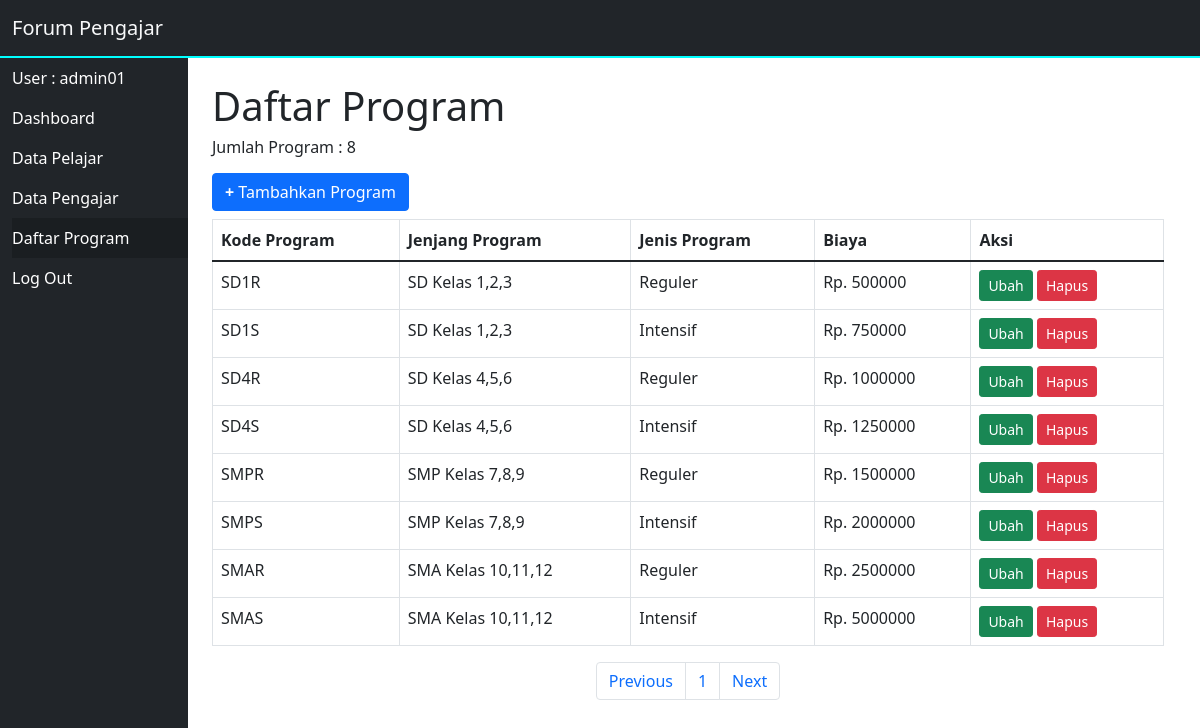
The app's page /public/program/program-list.php (signed in) with its own data.
### tables this page shows
CREATE TABLE `tb_daftar_program` (
  `kode_program` varchar(4) NOT NULL,
  `jenjang_program` varchar(30) DEFAULT NULL,
  `jenis_program` varchar(20) DEFAULT NULL,
  `biaya` int DEFAULT NULL
);

### public/program/program-list.php (the view, shortened to what this page needs)
<?php
    include '../../config.php';
?>
<!DOCTYPE html>
<html lang="en">
<head>
    <link href="https://cdn.jsdelivr.net/npm/bootstrap@5.1.3/dist/css/bootstrap.min.css" rel="stylesheet">
</head>
<body>
    <nav class="navbar navbar-light bg-dark" style="border-bottom: solid cyan 2px;">
        <div class="container-fluid">
            <a class="navbar-brand text-light" href="../index.php">Forum Pengajar</a>
        </div>
    </nav>
    <div class="container-fluid p-0" style="height:100%;">
        <div class="row w-100" style="height:100%;">
            <div class="col p-0" style="display:flex; flex-direction:column;">
                <div class="container-fluid bg-dark pe-0 text-left" style="flex:1; height:100%;">
                    <a href="" type="button" class="btn-dark w-100 py-2 text-decoration-none">User : <?php echo $_SESSION['username']; ?></a>
                    <a href="../../index.php" type="button" class="btn-dark w-100 py-2 text-decoration-none">Dashboard</a>
                    <a href="../pelajar/pelajar-list.php" type="button" class="btn-dark w-100 py-2 text-decoration-none">Data Pelajar</a>
                    <a href="../pengajar/pengajar-list.php" type="button" class="btn-dark w-100 py-2 text-decoration-none">Data Pengajar</a>
                    <a href="../program/program-list.php" type="button" class="btn-dark w-100 py-2 text-decoration-none active">Daftar Program</a>
                    <a href="../../logout.php" type="button" class="btn-dark w-100 py-2 text-decoration-none">Log Out</a>
                </div>
            </div>
            <div class="col-10 p-0">
                <div class="container mt-4">
                    <h1>Daftar Program</h1>
                    <?php
                        $queryCount = "SELECT COUNT(kode_program) FROM tb_daftar_program;";
                        $sqlCount = $conn->query($queryCount);
                    ?>
                    <h6 class="mb-3">Jumlah Program : <?php while($resultCount = mysqli_fetch_array($sqlCount)){ echo $resultCount['COUNT(kode_program)']; }?> </h6>
                    <a href="program-kelola.php" type="button" class="btn btn-primary"><b>+</b> Tambahkan Program</a>
                    <div class="table-responsive mt-2">
                        <table class="table table-bordered table-hover">
                            <thead>
                                <tr>
                                    <th>Kode Program</th>
                                    <th>Jenjang Program</th>
                                    <th>Jenis Program</th>
                                    <th>Biaya</th>
                                    <th>Aksi</th>
                                </tr>
                            </thead>
                            <tbody>
                                <?php
                                    $batas = 10;
                                    $halaman = isset($_GET['halaman'])?(int)$_GET['halaman'] : 1;
                                    $halaman_awal = ($halaman>1) ? ($halaman * $batas) - $batas : 0;
                                    $previous = $halaman - 1;
                                    $next = $halaman + 1;
                                    $data = mysqli_query($conn,"SELECT * FROM tb_daftar_program ORDER BY biaya ASC");
                                    $jumlah_data = mysqli_num_rows($data);
                                    $total_halaman = ceil($jumlah_data / $batas);
                                    $data_program = mysqli_query($conn,"SELECT * FROM tb_daftar_program ORDER BY biaya ASC limit $halaman_awal, $batas");
                                    while ($result = mysqli_fetch_assoc($data_program)){
                                ?>
                                <tr>
                                    <td><?php echo $result['kode_program']; ?></td>
                                    <td><?php echo $result['jenjang_program']; ?></td>
                                    <td><?php echo $result['jenis_program']; ?></td>
                                    <td>Rp. <?php echo $result['biaya']; ?></td>
                                    <td>
                                        <a href="program-kelola.php?ubah=<?php echo $result['kode_program'];?>" type="button" class="btn btn-sm btn-success">
                                            Ubah
                                        </a>
                                        <a href="../../controllers/program-proses.php?hapus=<?php echo $result['kode_program']; ?>" type="button" class="btn btn-sm btn-danger" onClick="return confirm('yakin nih?');">Hapus</a>
                                    </td>
                                </tr>
                                <?php
                                    }
                                ?>
                            </tbody>
                        </table>
                        <nav>
                            <ul class="pagination justify-content-center">
                                <li class="page-item">
                                    <a class="page-link" <?php if($halaman > 1){ echo "href='?halaman=$previous'"; } ?>>Previous</a>
                                </li>
                                <?php
                                for($x=1;$x<=$total_halaman;$x++){
                                    ?>
                                    <li class="page-item"><a class="page-link" href="?halaman=<?php echo $x ?>"><?php echo $x; ?></a></li>
                                    <?php
                                }
                                ?>
                                <li class="page-item">
                                    <a  class="page-link" <?php if($halaman < $total_halaman) { echo "href='?halaman=$next'"; } ?>>Next</a>
                                </li>
                            </ul>
                        </nav>
                    </div>
                </div>
            </div>
        </div>
    </div>
</body>
</html>

### public/program/program-list.php (style rules this page uses)
html,body { height:100%; }

### records on screen
tb_daftar_program: kode_program "SD1R", jenjang_program "SD Kelas 1,2,3", jenis_program "Reguler", biaya "500000"
tb_daftar_program: kode_program "SD1S", jenjang_program "SD Kelas 1,2,3", jenis_program "Intensif", biaya "750000"
tb_daftar_program: kode_program "SD4R", jenjang_program "SD Kelas 4,5,6", jenis_program "Reguler", biaya "1000000"
tb_daftar_program: kode_program "SD4S", jenjang_program "SD Kelas 4,5,6", jenis_program "Intensif", biaya "1250000"
tb_daftar_program: kode_program "SMPR", jenjang_program "SMP Kelas 7,8,9", jenis_program "Reguler", biaya "1500000"
tb_daftar_program: kode_program "SMPS", jenjang_program "SMP Kelas 7,8,9", jenis_program "Intensif", biaya "2000000"
tb_daftar_program: kode_program "SMAR", jenjang_program "SMA Kelas 10,11,12", jenis_program "Reguler", biaya "2500000"
tb_daftar_program: kode_program "SMAS", jenjang_program "SMA Kelas 10,11,12", jenis_program "Intensif", biaya "5000000"

### other values on screen
$_SESSION['username'] "admin01"
$resultCount['COUNT(kode_program)'] "8"
